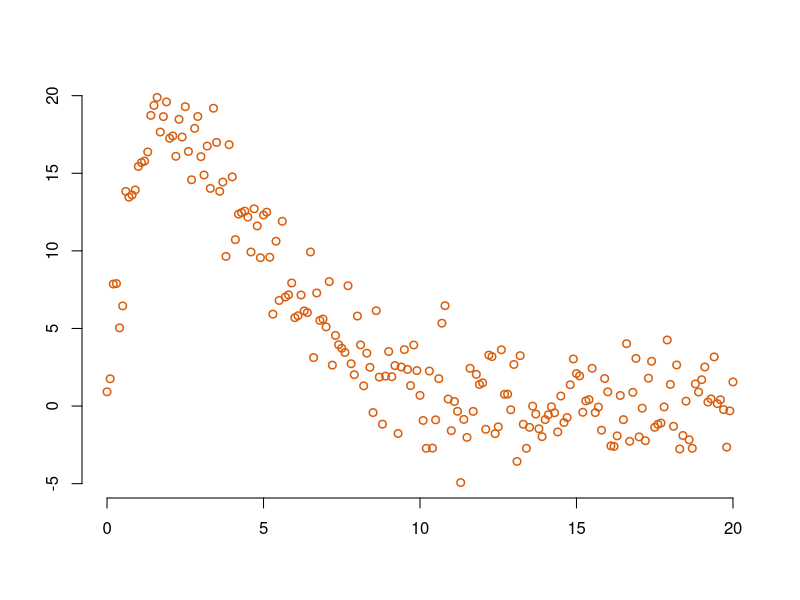
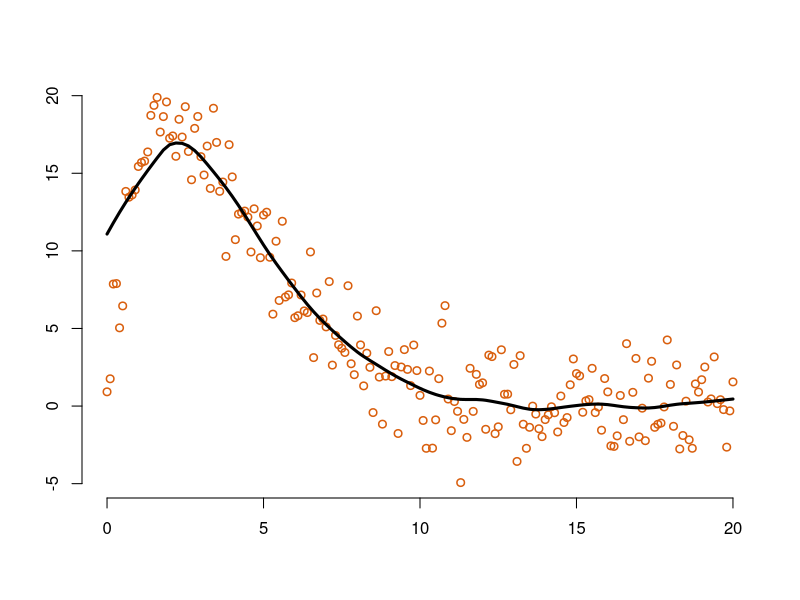
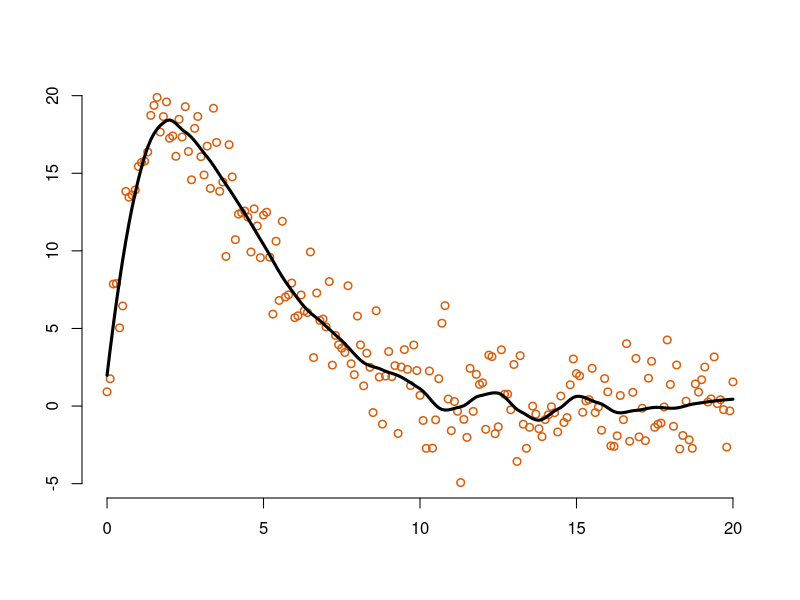
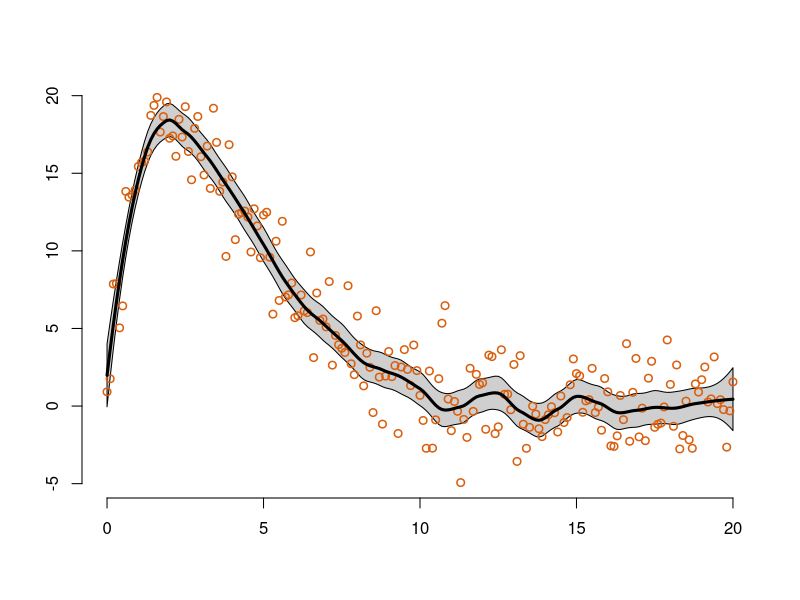
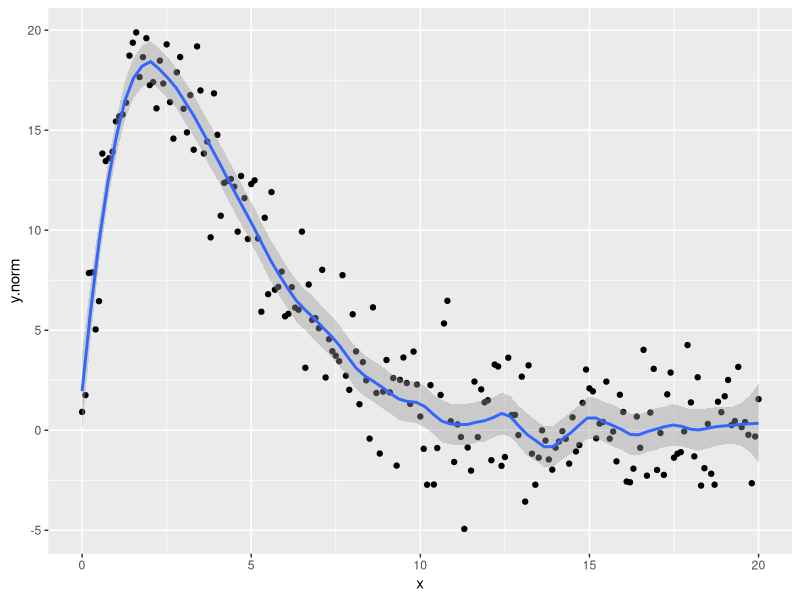

Write the R code that produced these figures, in order.
## first let's make a noisy gamma distribution plot...
x <- seq(from=0, to=20, by=0.1)
y.gamma <- dgamma(x, shape=2, scale=2)
y.gamma.scaled <- y.gamma * 100
 
y.norm <- vector(length=201)
for (i in 1:201) {
  y.norm[i] <- rnorm(n=1, mean=y.gamma.scaled[i], sd=2) 
}
 
data <- data.frame(x, y.norm)
 
plot(data, frame.plot=FALSE, xlab="", ylab="", col="#d95f0e", lwd=1.5)
 
## Now that we have the data, let's look at the differences 
## and similarities between R's lowess() function and the loess() function.
 
## We'll start with the lowess() function...
##
## By default "lowess()" fits a line in each window using
## 2/3's of the data points.
##
## the first parameter, y.norm ~ x, says that y.norm is being
## modeled by x, and the second parameter, f, is the fraction
## of points to use in each window. Here, we're using 1/5 of the
## data points in each window.
lo.fit.gamma <- lowess(y.norm ~ x, f=1/5)
 
plot(data, frame.plot=FALSE, xlab="", ylab="", col="#d95f0e", lwd=1.5)
lines(x, lo.fit.gamma$y, col="black", lwd=3)
 
## Now use loess() to fit a curve to the data...
##
## By default "loess()" fits a parabola in each window using
## 75% of the data points.
plx<-predict(loess(y.norm ~ x, span=1/5, degree=2, family="symmetric", iterations=4), se=T)
 
plot(data, frame.plot=FALSE, xlab="", ylab="", col="#d95f0e", lwd=1.5)
lines(x, plx$fit, col="black", lwd=3)
 
## Now let's add a confidence interval to the loess() fit...
plot(data, type="n", frame.plot=FALSE, xlab="", ylab="", col="#d95f0e", lwd=1.5)
polygon(c(x, rev(x)), c(plx$fit + qt(0.975,plx$df)*plx$se, rev(plx$fit - qt(0.975,plx$df)*plx$se)), col="#99999977")
points(data, col="#d95f0e", lwd=1.5)
lines(x, plx$fit, col="black", lwd=3)
 
## Now that we know how those functions work... we can skip all that
## nasty stuff and just use ggplot2 with geom_point() and geom_smooth()
library(ggplot2)
ggplot(data=data, aes(x=x, y=y.norm)) +
  geom_point() +
  geom_smooth(span=1/5)
